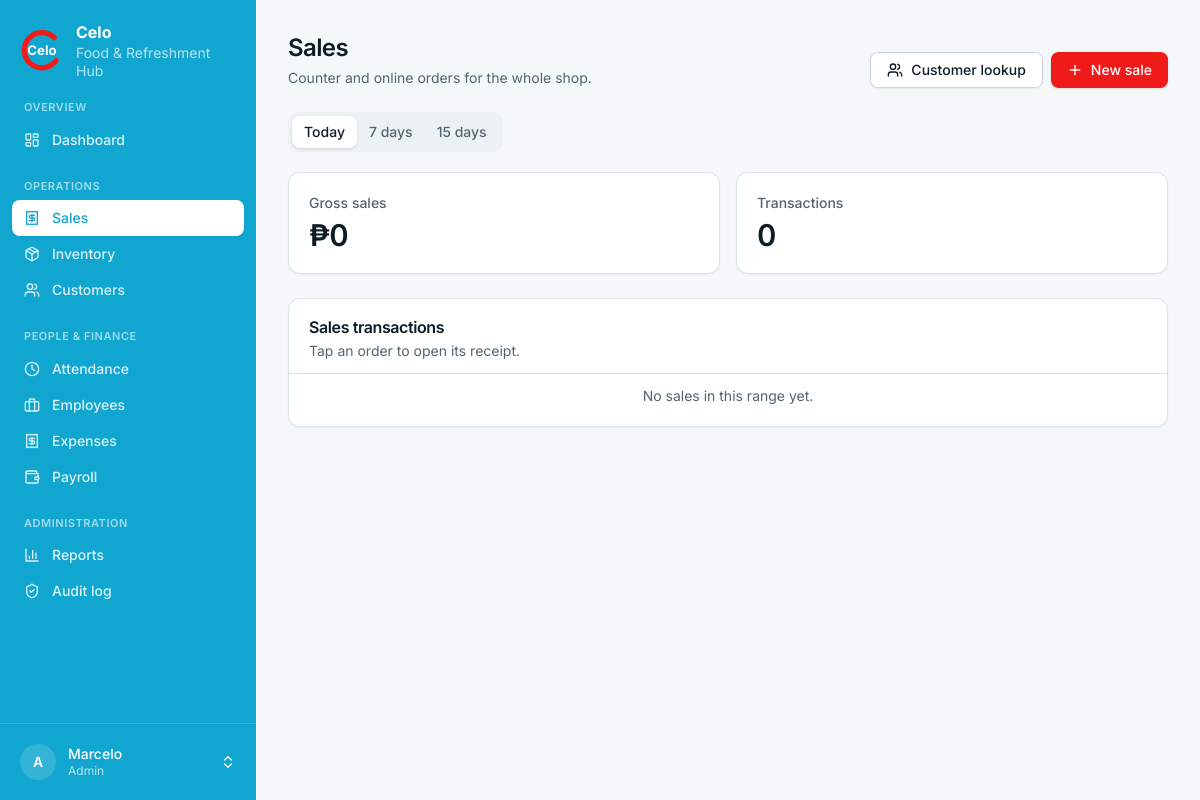
Page /sales/ (signed in) on the earlier database version.
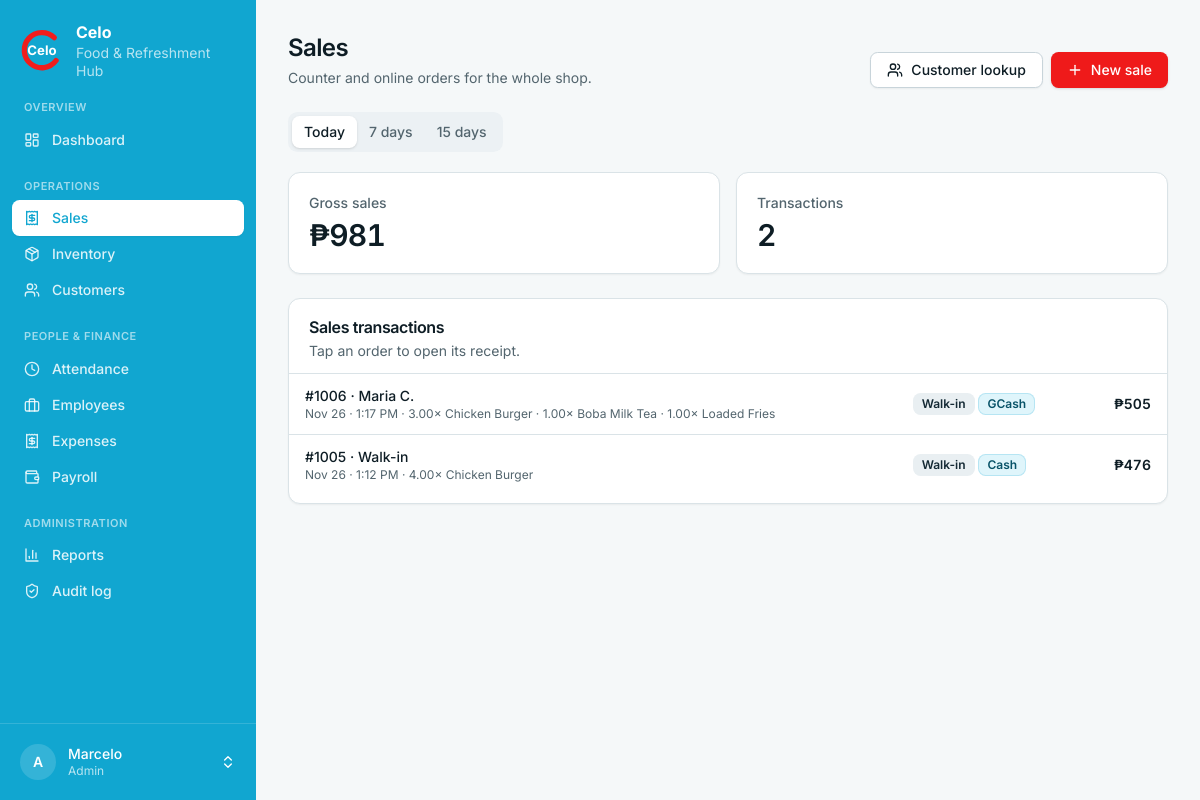
Same page on the later database version.
### sales/models.py (models this page shows, shortened)
class Order(models.Model):
    class OrderType(models.TextChoices):
        WALK_IN = "walk_in", "Walk-in"
        GRABFOOD = "grabfood", "GrabFood"
        FOODPANDA = "foodpanda", "Foodpanda"
    class Payment(models.TextChoices):
        CASH = "cash", "Cash"
        GCASH = "gcash", "GCash"
        ONLINE = "online", "Online"
    order_type = models.CharField(max_length=10, choices=OrderType.choices, default=OrderType.WALK_IN)
    payment_method = models.CharField(max_length=10, choices=Payment.choices, default=Payment.CASH)
    customer = models.ForeignKey(Customer, null=True, blank=True, on_delete=models.SET_NULL, related_name="orders")
    total = models.DecimalField(max_digits=12, decimal_places=2, default=0)
    created_at = models.DateTimeField(default=timezone.now)
    created_by = models.ForeignKey(settings.AUTH_USER_MODEL, null=True, on_delete=models.SET_NULL, related_name="orders")
    class Meta:
        ordering = ["-created_at", "-id"]
    @property
    def number(self):
        return 1000 + self.pk
    @property
    def label(self):
        if self.customer:
            return self.customer.short_name
        return self.get_order_type_display()
    @property
    def summary(self):
        return " · ".join(f"{i.quantity:g}× {i.product.name}" for i in self.items.select_related("product"))

class Customer(models.Model):
    name = models.CharField(max_length=120)
    phone = models.CharField(max_length=30, blank=True)
    notes = models.CharField(max_length=200, blank=True)
    created_at = models.DateTimeField(auto_now_add=True)
    class Meta:
        ordering = ["name"]
    @property
    def short_name(self):
        parts = self.name.split()
        return f"{parts[0]} {parts[-1][0]}." if len(parts) > 1 else self.name

class OrderItem(models.Model):
    order = models.ForeignKey(Order, on_delete=models.CASCADE, related_name="items")
    product = models.ForeignKey("inventory.Product", on_delete=models.PROTECT, related_name="order_items")
    quantity = models.DecimalField(max_digits=8, decimal_places=2, validators=[MinValueValidator(Decimal("0.01"))])
    unit_price = models.DecimalField(max_digits=10, decimal_places=2)  # snapshot at time of sale

### inventory/models.py (models this page shows, shortened)
class Product(models.Model):
    class Kind(models.TextChoices):
        INGREDIENT = "ingredient", "Ingredient"
        MENU = "menu", "Menu"
    class Unit(models.TextChoices):
        PCS = "pcs", "pcs"
        KG = "kg", "kg"
        G = "g", "g"
        L = "L", "L"
        ML = "mL", "mL"
        PACKS = "packs", "packs"
    name = models.CharField(max_length=120, unique=True)
    kind = models.CharField(max_length=12, choices=Kind.choices, default=Kind.INGREDIENT)
    category = models.CharField(max_length=60, blank=True, help_text="e.g. Drinks, Burgers, Dairy")
    unit = models.CharField(max_length=8, choices=Unit.choices, default=Unit.PCS)
    price = models.DecimalField(
        max_digits=10, decimal_places=2, default=0, validators=[MinValueValidator(0)],
        help_text="Selling price (menu items only).",
    )
    unit_cost = models.DecimalField(
        max_digits=10, decimal_places=2, default=0, validators=[MinValueValidator(0)],
        help_text="What one unit costs Celo; used to value waste.",
    )
    reorder_level = models.DecimalField(max_digits=10, decimal_places=2, default=0)
    is_active = models.BooleanField(default=True)
    class Meta:
        ordering = ["name"]

### sales/views.py (the view)
# urls.py: path("", views.sale_list, name="list"),
@login_required
def sale_list(request):
    range_key = request.GET.get("range", "today")
    orders = Order.objects.filter(created_at__gte=since_for(range_key)).select_related("customer", "created_by")
    if not request.user.is_celo_admin:        # staff see their own transactions only
        orders = orders.filter(created_by=request.user)
    gross = orders.aggregate(t=Sum("total"))["t"] or Decimal("0")
    return render(request, "sales/sale_list.html", {
        "orders": orders[:200], "gross": gross, "range": range_key,
    })

### accounts/models.py (called while the page is built)
    @property
    def is_celo_admin(self):
        return self.is_superuser or self.role == self.Role.ADMIN

### celo/utils.py (called while the page is built)
def day_start(d: date) -> datetime:
    return timezone.make_aware(datetime.combine(d, time.min))

def range_start(days_back: int) -> datetime:
    return day_start(timezone.localdate() - timedelta(days=days_back))

### sales/views.py (called while the page is built)
def since_for(range_key):
    return range_start(RANGES.get(range_key, 0))

### templates/sales/sale_list.html (shortened to what this page needs)
{% extends "base.html" %}{% load humanize %}
{% block page_title %}Sales{% endblock %}
{% block page_desc %}Counter and online orders{% if user.is_celo_admin %} for the whole shop{% else %} you recorded{% endif %}.{% endblock %}
{% block actions %}
  <a class="btn btn-outline" href="{% url 'sales:customers' %}">{% include "partials/icon.html" with name="users" %}Customer lookup</a>
  <a class="btn btn-primary" href="{% url 'sales:new' %}">{% include "partials/icon.html" with name="plus" %}New sale</a>
{% endblock %}
{% block content %}
<div class="mb-5 flex flex-wrap items-center justify-between gap-3">
  <div class="tabs">
    <a class="tab {% if range == 'today' %}tab-active{% endif %}" href="?range=today">Today</a>
    <a class="tab {% if range == '7' %}tab-active{% endif %}" href="?range=7">7 days</a>
    <a class="tab {% if range == '15' %}tab-active{% endif %}" href="?range=15">15 days</a>
  </div>
</div>
<div class="mb-6 grid gap-4 sm:grid-cols-2">
  <div class="card p-5"><p class="text-sm font-medium text-muted-foreground">Gross sales</p><p class="mt-1 text-3xl font-semibold tracking-tight tabular-nums">₱{{ gross|floatformat:"-2"|intcomma }}</p></div>
  <div class="card p-5"><p class="text-sm font-medium text-muted-foreground">Transactions</p><p class="mt-1 text-3xl font-semibold tracking-tight tabular-nums">{{ orders|length }}</p></div>
</div>
<section class="card">
  <div class="card-header"><h2 class="card-title">Sales transactions</h2><p class="card-description">Tap an order to open its receipt.</p></div>
  <div class="card-content px-0 pb-2"><div class="table-wrap"><table>
    <tbody>
    {% for o in orders %}
      <tr>
        <td><a href="{% url 'sales:receipt' o.pk %}" class="font-medium hover:underline">#{{ o.number }} · {{ o.label }}</a>
            <div class="text-xs text-muted-foreground">{{ o.created_at|date:"M d · g:i A" }} · {{ o.summary }}</div></td>
        <td class="hidden sm:table-cell"><span class="badge badge-muted">{{ o.get_order_type_display }}</span> <span class="badge badge-cyan">{{ o.get_payment_method_display }}</span></td>
        <td class="num font-semibold">₱{{ o.total|floatformat:"-2"|intcomma }}</td>
      </tr>
    {% empty %}<tr><td colspan="3" class="py-10 text-center text-muted-foreground">No sales in this range yet.</td></tr>{% endfor %}
    </tbody>
  </table></div></div>
</section>
{% endblock %}

### templates/base.html (shortened to what this page needs)
{% load celo_ui %}<!doctype html>
<html lang="en" class="h-full">
<head>
  {% include "partials/tailwind.html" %}
</head>
<body class="min-h-full bg-background font-sans text-foreground antialiased">
<div class="min-h-screen {% if user.is_authenticated %}md:grid md:grid-cols-[16rem_minmax(0,1fr)]{% endif %}">
{% if user.is_authenticated %}
  {% nav_items as groups %}
  <aside id="sidebar" class="fixed inset-y-0 left-0 z-40 flex w-64 -translate-x-full flex-col bg-brand-dark text-white transition-transform duration-200 md:sticky md:top-0 md:h-screen md:translate-x-0 print:hidden">
    <a href="{% url 'dashboard:home' %}" class="flex items-center gap-3 px-5 py-5" aria-label="Celo home">
      <svg viewBox="0 0 100 100" class="h-11 w-11 shrink-0" role="img" aria-label="Celo logo">
        <text x="50" y="62" text-anchor="middle" font-size="30" font-weight="700" fill="#fff" font-family="Inter, system-ui, sans-serif">Celo</text>
      </svg>
      <span class="text-sm leading-tight"><strong class="block text-base">Celo</strong><span class="text-white/70">Food &amp; Refreshment Hub</span></span>
    </a>
    <nav class="flex-1 space-y-5 overflow-y-auto px-3 pb-4" aria-label="Main">
      {% for g in groups %}
        <div>
          <p class="px-3 pb-1.5 text-[11px] font-semibold uppercase tracking-wider text-white/60">{{ g.label }}</p>
          {% for i in g.items %}
            <a href="{{ i.href }}" {% if i.active %}aria-current="page"{% endif %}
               class="flex items-center gap-3 rounded-md px-3 py-2 text-sm font-medium transition-colors {% if i.active %}bg-white text-brand-dark shadow-sm{% else %}text-white/85 hover:bg-white/10 hover:text-white{% endif %}">
              {% include "partials/icon.html" with name=i.icon %}{{ i.label }}
            </a>
          {% endfor %}
        </div>
      {% endfor %}
    </nav>
    <div class="relative border-t border-white/15 p-3">
      <button type="button" id="profile-btn" aria-haspopup="menu" aria-expanded="false" aria-controls="profile-menu"
              class="flex w-full items-center gap-3 rounded-md px-2 py-2 text-left transition-colors hover:bg-white/10 {% if request.resolver_match.app_name == 'accounts' %}bg-white/10{% endif %}">
        <span class="grid h-9 w-9 shrink-0 place-items-center rounded-full bg-white/15 text-sm font-semibold">{{ user.username|slice:":1"|upper }}</span>
        <span class="min-w-0 flex-1 text-sm leading-tight"><span class="block truncate font-medium">{{ user.get_full_name|default:user.username }}</span><span class="block text-xs text-white/70">{{ user.get_role_display }}</span></span>
      </button>
    </div>
  </aside>
{% endif %}
  <div class="min-w-0">
    <main class="mx-auto w-full max-w-6xl p-4 sm:p-6 lg:p-8">
      {% block header %}
        <div class="mb-6 flex flex-wrap items-end justify-between gap-3 print:hidden">
          <div>
            <h1 class="text-2xl font-semibold tracking-tight">{% block page_title %}{% endblock %}</h1>
            <p class="mt-1 text-sm text-muted-foreground">{% block page_desc %}{% endblock %}</p>
          </div>
          <div class="flex flex-wrap items-center gap-2">{% block actions %}{% endblock %}</div>
        </div>
      {% endblock %}
      {% block content %}{% endblock %}
    </main>
  </div>
</div>
</body>
</html>

Differences in the rows shown:
added Order: number "1006", label "Maria C.", created_at "Nov 26 · 1:17 PM", summary "3.00× Chicken Burger · 1.00× Boba Milk Tea · 1.00× Loaded Fries", order_type "Walk-in", payment_method "GCash", total "505"
added Order: number "1005", label "Walk-in", created_at "Nov 26 · 1:12 PM", summary "4.00× Chicken Burger", order_type "Walk-in", payment_method "Cash", total "476"
Other differences:
{{ gross|floatformat:"-2"|intcomma }}: "0" → "981"
{{ orders|length }}: "0" → "2"
text no longer shown: "No sales in this range yet."
